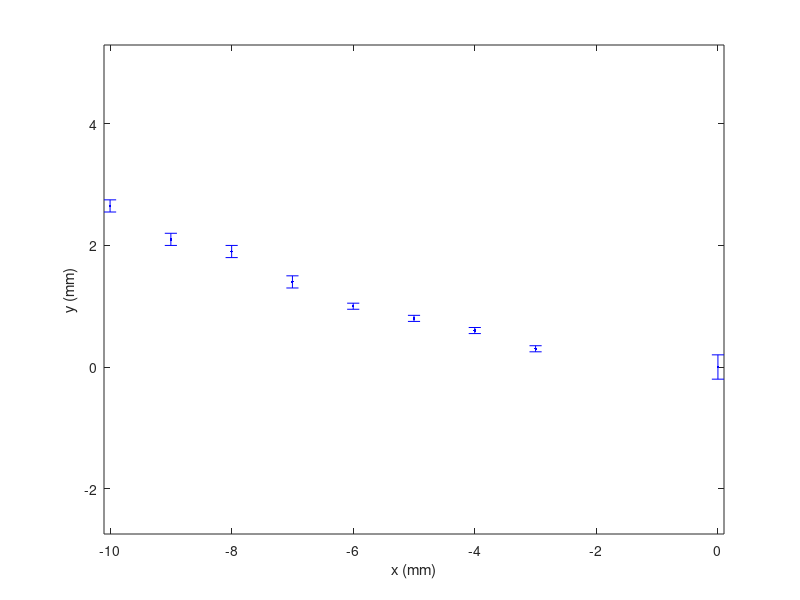

MATLAB code to generate this figure:
clear all; close all; 
%% 
% Enter the measured data points by hand 
x=[-10 -9 -8 -7 -6 -5 -4 -3 0]; 
y = [2.65 2.10 1.90 1.40 1.00 0.80 0.60 0.30 0.00]; 
ey = [0.1 0.1 0.1 0.1 0.05 0.05 0.05 0.05 0.2]; 
% Plot the data with error bars 
figure(1) 
errorbar(x,y,ey,'b.') 
% Don?t forget the labels 
xlabel('x (mm)') 
ylabel('y (mm)') 
axis equal
%% 
hold on 
% Do something else now that the first part works. 
hold off
%% 
% Do something in a second figure window. 
%figure(5) 
%plot(x,x.^2)